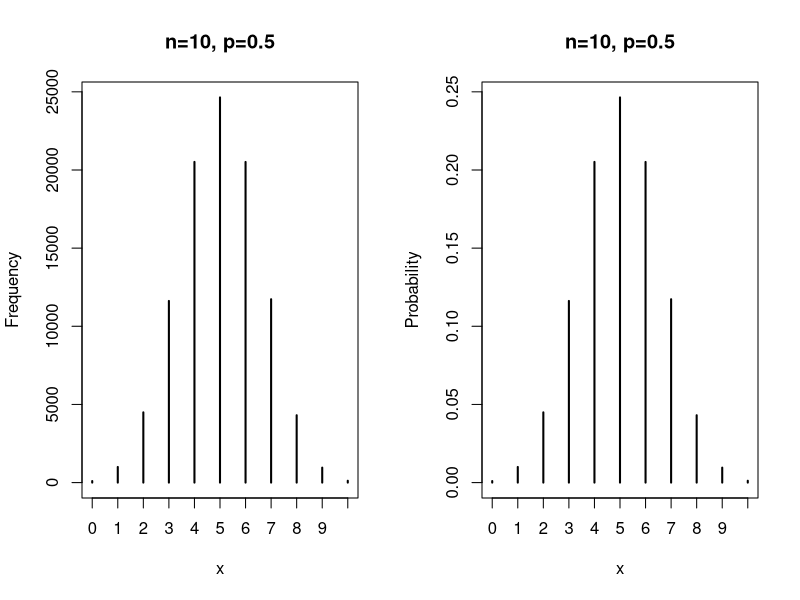

Reproduce this figure in R. (Note: this script raises an error after producing the figure.)
## ---- chunk 1
n = 100000  
x = rbinom(n, 10, 0.5)
t = (table(x)/n)
par(mfrow=c(1,2))
     plot(table(x),ylab="Frequency",main="n=10, p=0.5")
     plot(t,ylab="Probability",main="n=10, p=0.5") 
rm(n,x,t)
## ---- chunk 2
seats               = 115
seatssold           = 0:30
airfare             = 400
fee                 = c(200,700,10000)
p                   = 0.9
profitfun           = function(shows,airfare,fee){airfare*pmin(shows,seats)-fee*(shows-seats)*(shows>seats)}
profit              = merge(seatssold,fee)
colnames(profit)    = c("Seats","Penalty")
profit$Profit       = 0
for(i in 1:nrow(profit)){
     x                   = p*(seats+profit$Seats[i])
     profit$Profit[i]    = profitfun(x,airfare,profit$Penalty[i])}
profit$Profit       = as.numeric(profit$Profit)
profit$Legend       = paste("Penalty fee of $",profit$Penalty,sep="")
ggplot(profit,aes(x=Seats,y=Profit,group=Legend))+geom_line(aes(color=Legend))+ylim(0,50000)+
  theme_bw()
rm(profit,airfare,fee,i,p,seats,seatssold,x,profitfun)
## ---- chunk 3
par(mfrow=c(3,2),mar=c(1,1,2,1),oma=c(4,4,2,0))
for (i in c(1,2,3,5,7,9)){
    curve(dpois(x,lambda=i),from=0,to=18,n=19,type="p",pch=15,cex=1.5,xlim=c(0,19),ylim=c(0,0.4),xlab="",ylab="")
    text(x=15,y=0.3,substitute(lambda==x,list(x=i)),cex=2)}
mtext("Probability Mass Function for Poisson Distribution", line = 0.5,outer=TRUE, cex = 1.2)
mtext(expression(P(X==x)),side=2,line=1.5,outer=TRUE)
mtext("X",side=1,line=1.5,outer=TRUE)
## ---- chunk 4
par(mfrow=c(2,3))
  n = 50
  p = 0.5
  d = c(10,100,1000,10000,100000,1000000)
  for(i in 1:6){
    x = rbinom(d[i],n,p)
    hist(x,prob=TRUE,col="grey",ylim=c(0,0.2),xlim=c(10,40),main=paste(d[i]," Draws"))
    curve(dnorm(x,n*p,sqrt(n*p*(1-p))),add=TRUE,col="red",lwd=2)}
## ---- chunk 5
par(mfrow=c(1,2))
          curve(dnorm(x,mean=0,sd=1),from=-4,to=4,ylab="Density",xlab="x")
               x=seq(-4,-1.5,length=100)
               y=dnorm(x)
               polygon(c(-4,x,-1.5),c(0,y,0),col="gray")
          curve(dnorm(x,mean=0,sd=1),from=-4,to=4,ylab="Density",xlab="x")
               x=seq(-1.5,-0.5,length=100)
               y=dnorm(x)
               polygon(c(-1.5,x,-0.5),c(0,y,0),col="gray")
## ---- chunk 6
x       = seq(-4, 4, length=100)
hx      = dnorm(x)
degf    = c(1, 3, 8, 30)
colors  = c("red", "blue", "darkgreen", "gold", "black")
labels  = c("df=1", "df=3", "df=8", "df=30", "normal")
plot(x,hx,type="l",lty=2,xlab="x value",ylab="Density",main="Comparison of t Distributions")
for (i in 1:4){lines(x, dt(x,degf[i]), lwd=2, col=colors[i])}
legend("topright", inset=.05, title="Distributions",
  labels, lwd=2, lty=c(1, 1, 1, 1, 2), col=colors)
